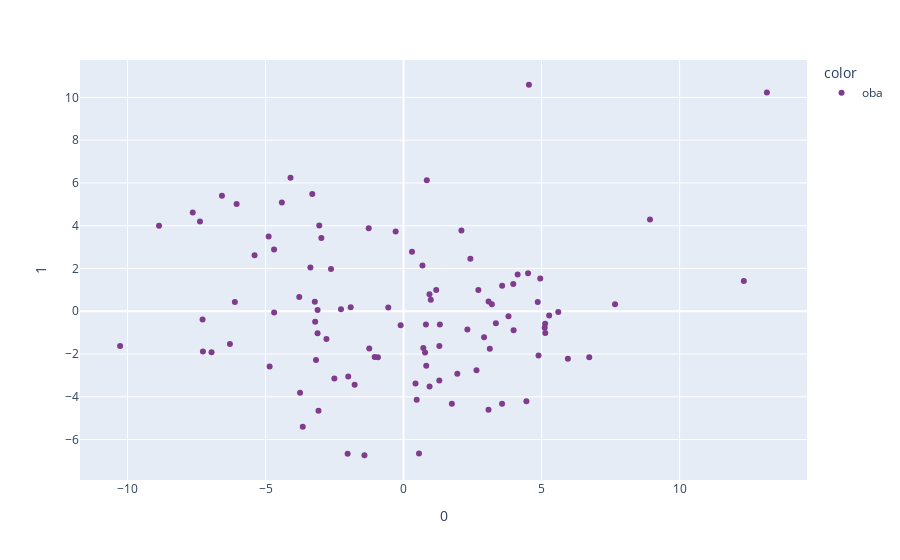

Here is the notebook cell this chart was saved with:
### Code cell
fig_oba = px.scatter(pcafit_oba, 
                 x=0, 
                 y=1, 
                 color=oba['source'],
                 hover_name=oba['date'],
                 color_discrete_sequence=px.colors.qualitative.Bold)
fig_oba.show()
